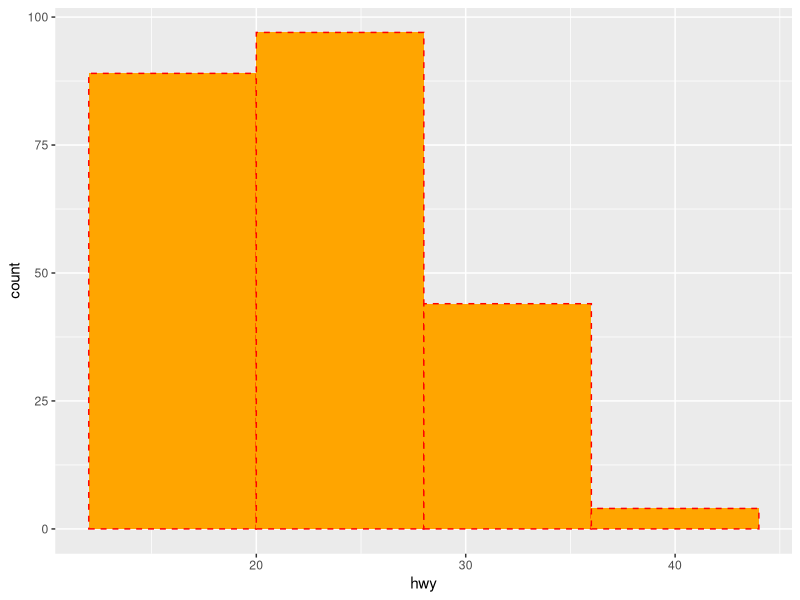
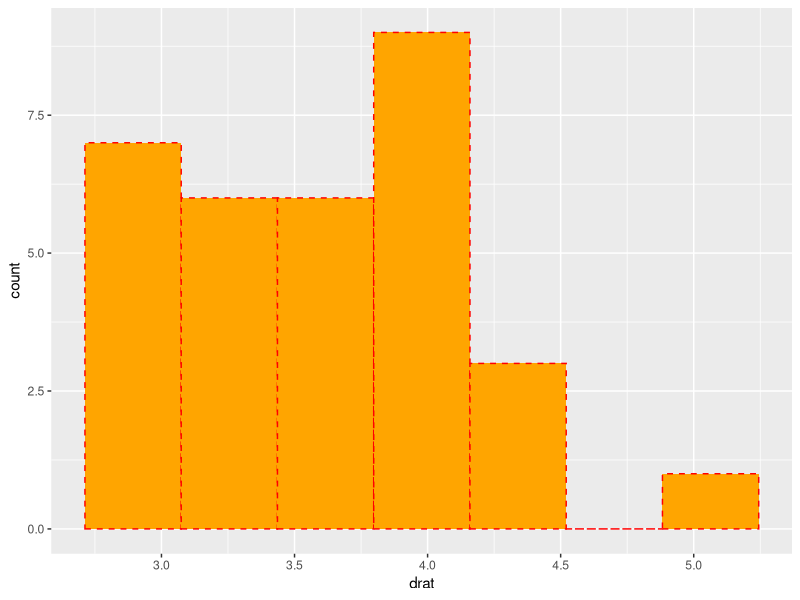
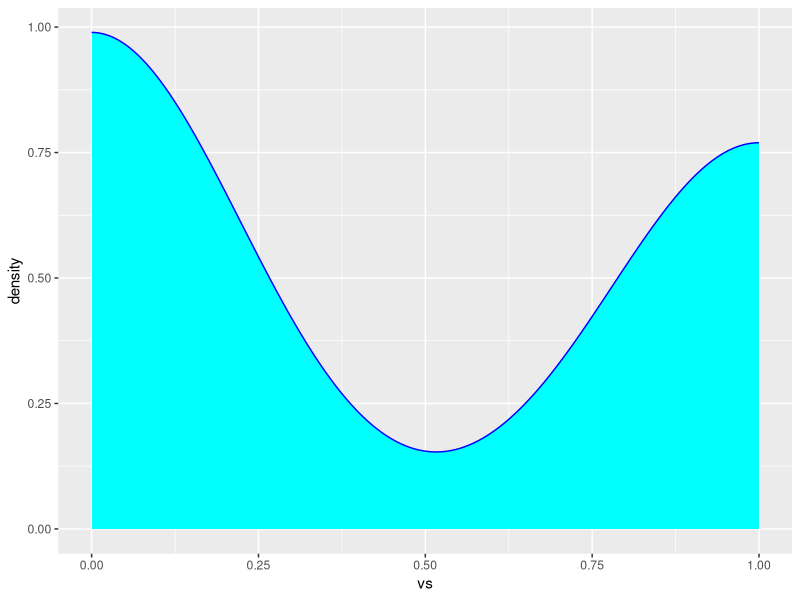

Recreate these plots in R, in order.
## ---- chunk 1
knitr::opts_chunk$set(echo = TRUE)
## ---- chunk 2
library(tidyverse)
ggplot(data = mpg,aes(x=hwy)) + geom_histogram(color="red",fill='orange',bins = 5, linetype="dashed")
## ---- chunk 3
data("mtcars")
head(mtcars)
ggplot(data = mtcars,aes(x=drat)) + geom_histogram(color="red",fill='orange',bins = 7, linetype="dashed")
## ---- chunk 4
ggplot(data = mtcars,aes(x=vs)) + geom_density(color="blue",fill='cyan')
